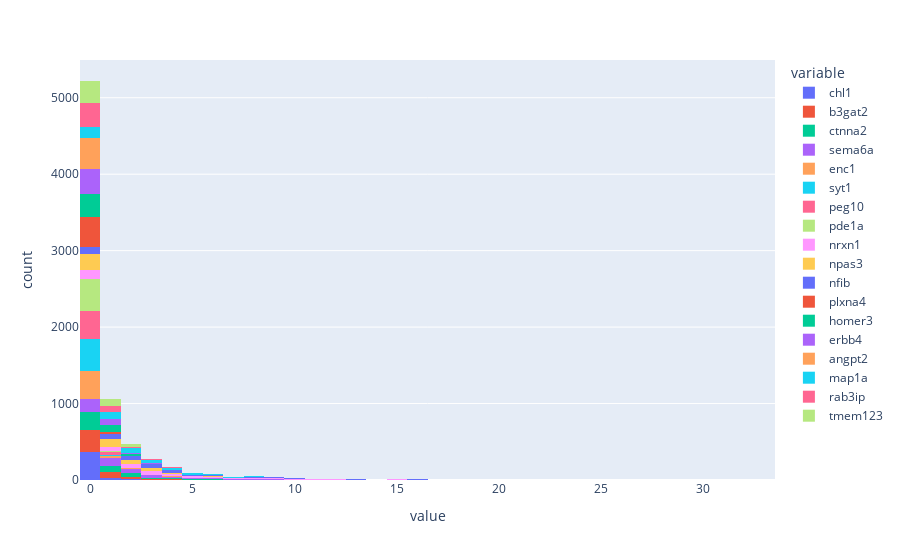

Notebook source saved alongside this figure:
### Code cell
px.histogram(df[t], barmode='stack')

### Figure 1 — Plotly figure (JSON) as saved in the notebook; plotly's stock layout.template omitted (floating-point values rounded to 4 significant figures; data arrays with more than 128 entries replaced by an {"elided": "..."} marker saying what was removed)
{"data": [{"alignmentgroup": "True", "bingroup": "x", "hovertemplate": "variable=chl1<br>value=%{x}<br>count=%{y}<extra></extra>", "legendgroup": "chl1", "marker": {"color": "#636efa", "pattern": {"shape": ""}}, "name": "chl1", "offsetgroup": "chl1", "orientation": "v", "showlegend": true, "type": "histogram", "x": {"elided": "423 int values"}, "xaxis": "x", "yaxis": "y"}, {"alignmentgroup": "True", "bingroup": "x", "hovertemplate": "variable=b3gat2<br>value=%{x}<br>count=%{y}<extra></extra>", "legendgroup": "b3gat2", "marker": {"color": "#EF553B", "pattern": {"shape": ""}}, "name": "b3gat2", "offsetgroup": "b3gat2", "orientation": "v", "showlegend": true, "type": "histogram", "x": {"elided": "423 int values"}, "xaxis": "x", "yaxis": "y"}, {"alignmentgroup": "True", "bingroup": "x", "hovertemplate": "variable=ctnna2<br>value=%{x}<br>count=%{y}<extra></extra>", "legendgroup": "ctnna2", "marker": {"color": "#00cc96", "pattern": {"shape": ""}}, "name": "ctnna2", "offsetgroup": "ctnna2", "orientation": "v", "showlegend": true, "type": "histogram", "x": {"elided": "423 int values"}, "xaxis": "x", "yaxis": "y"}, {"alignmentgroup": "True", "bingroup": "x", "hovertemplate": "variable=sema6a<br>value=%{x}<br>count=%{y}<extra></extra>", "legendgroup": "sema6a", "marker": {"color": "#ab63fa", "pattern": {"shape": ""}}, "name": "sema6a", "offsetgroup": "sema6a", "orientation": "v", "showlegend": true, "type": "histogram", "x": {"elided": "423 int values"}, "xaxis": "x", "yaxis": "y"}, {"alignmentgroup": "True", "bingroup": "x", "hovertemplate": "variable=enc1<br>value=%{x}<br>count=%{y}<extra></extra>", "legendgroup": "enc1", "marker": {"color": "#FFA15A", "pattern": {"shape": ""}}, "name": "enc1", "offsetgroup": "enc1", "orientation": "v", "showlegend": true, "type": "histogram", "x": {"elided": "423 int values"}, "xaxis": "x", "yaxis": "y"}, {"alignmentgroup": "True", "bingroup": "x", "hovertemplate": "variable=syt1<br>value=%{x}<br>count=%{y}<extra></extra>", "legendgroup": "syt1", "marker": {"color": "#19d3f3", "pattern": {"shape": ""}}, "name": "syt1", "offsetgroup": "syt1", "orientation": "v", "showlegend": true, "type": "histogram", "x": {"elided": "423 int values"}, "xaxis": "x", "yaxis": "y"}, {"alignmentgroup": "True", "bingroup": "x", "hovertemplate": "variable=peg10<br>value=%{x}<br>count=%{y}<extra></extra>", "legendgroup": "peg10", "marker": {"color": "#FF6692", "pattern": {"shape": ""}}, "name": "peg10", "offsetgroup": "peg10", "orientation": "v", "showlegend": true, "type": "histogram", "x": {"elided": "423 int values"}, "xaxis": "x", "yaxis": "y"}, {"alignmentgroup": "True", "bingroup": "x", "hovertemplate": "variable=pde1a<br>value=%{x}<br>count=%{y}<extra></extra>", "legendgroup": "pde1a", "marker": {"color": "#B6E880", "pattern": {"shape": ""}}, "name": "pde1a", "offsetgroup": "pde1a", "orientation": "v", "showlegend": true, "type": "histogram", "x": {"elided": "423 int values"}, "xaxis": "x", "yaxis": "y"}, {"alignmentgroup": "True", "bingroup": "x", "hovertemplate": "variable=nrxn1<br>value=%{x}<br>count=%{y}<extra></extra>", "legendgroup": "nrxn1", "marker": {"color": "#FF97FF", "pattern": {"shape": ""}}, "name": "nrxn1", "offsetgroup": "nrxn1", "orientation": "v", "showlegend": true, "type": "histogram", "x": {"elided": "423 int values"}, "xaxis": "x", "yaxis": "y"}, {"alignmentgroup": "True", "bingroup": "x", "hovertemplate": "variable=npas3<br>value=%{x}<br>count=%{y}<extra></extra>", "legendgroup": "npas3", "marker": {"color": "#FECB52", "pattern": {"shape": ""}}, "name": "npas3", "offsetgroup": "npas3", "orientation": "v", "showlegend": true, "type": "histogram", "x": {"elided": "423 int values"}, "xaxis": "x", "yaxis": "y"}, {"alignmentgroup": "True", "bingroup": "x", "hovertemplate": "variable=nfib<br>value=%{x}<br>count=%{y}<extra></extra>", "legendgroup": "nfib", "marker": {"color": "#636efa", "pattern": {"shape": ""}}, "name": "nfib", "offsetgroup": "nfib", "orientation": "v", "showlegend": true, "type": "histogram", "x": {"elided": "423 int values"}, "xaxis": "x", "yaxis": "y"}, {"alignmentgroup": "True", "bingroup": "x", "hovertemplate": "variable=plxna4<br>value=%{x}<br>count=%{y}<extra></extra>", "legendgroup": "plxna4", "marker": {"color": "#EF553B", "pattern": {"shape": ""}}, "name": "plxna4", "offsetgroup": "plxna4", "orientation": "v", "showlegend": true, "type": "histogram", "x": {"elided": "423 int values"}, "xaxis": "x", "yaxis": "y"}, {"alignmentgroup": "True", "bingroup": "x", "hovertemplate": "variable=homer3<br>value=%{x}<br>count=%{y}<extra></extra>", "legendgroup": "homer3", "marker": {"color": "#00cc96", "pattern": {"shape": ""}}, "name": "homer3", "offsetgroup": "homer3", "orientation": "v", "showlegend": true, "type": "histogram", "x": {"elided": "423 int values"}, "xaxis": "x", "yaxis": "y"}, {"alignmentgroup": "True", "bingroup": "x", "hovertemplate": "variable=erbb4<br>value=%{x}<br>count=%{y}<extra></extra>", "legendgroup": "erbb4", "marker": {"color": "#ab63fa", "pattern": {"shape": ""}}, "name": "erbb4", "offsetgroup": "erbb4", "orientation": "v", "showlegend": true, "type": "histogram", "x": {"elided": "423 int values"}, "xaxis": "x", "yaxis": "y"}, {"alignmentgroup": "True", "bingroup": "x", "hovertemplate": "variable=angpt2<br>value=%{x}<br>count=%{y}<extra></extra>", "legendgroup": "angpt2", "marker": {"color": "#FFA15A", "pattern": {"shape": ""}}, "name": "angpt2", "offsetgroup": "angpt2", "orientation": "v", "showlegend": true, "type": "histogram", "x": {"elided": "423 int values"}, "xaxis": "x", "yaxis": "y"}, {"alignmentgroup": "True", "bingroup": "x", "hovertemplate": "variable=map1a<br>value=%{x}<br>count=%{y}<extra></extra>", "legendgroup": "map1a", "marker": {"color": "#19d3f3", "pattern": {"shape": ""}}, "name": "map1a", "offsetgroup": "map1a", "orientation": "v", "showlegend": true, "type": "histogram", "x": {"elided": "423 int values"}, "xaxis": "x", "yaxis": "y"}, {"alignmentgroup": "True", "bingroup": "x", "hovertemplate": "variable=rab3ip<br>value=%{x}<br>count=%{y}<extra></extra>", "legendgroup": "rab3ip", "marker": {"color": "#FF6692", "pattern": {"shape": ""}}, "name": "rab3ip", "offsetgroup": "rab3ip", "orientation": "v", "showlegend": true, "type": "histogram", "x": {"elided": "423 int values"}, "xaxis": "x", "yaxis": "y"}, {"alignmentgroup": "True", "bingroup": "x", "hovertemplate": "variable=tmem123<br>value=%{x}<br>count=%{y}<extra></extra>", "legendgroup": "tmem123", "marker": {"color": "#B6E880", "pattern": {"shape": ""}}, "name": "tmem123", "offsetgroup": "tmem123", "orientation": "v", "showlegend": true, "type": "histogram", "x": {"elided": "423 int values"}, "xaxis": "x", "yaxis": "y"}], "layout": {"barmode": "stack", "legend": {"title": {"text": "variable"}, "tracegroupgap": 0}, "margin": {"t": 60}, "xaxis": {"anchor": "y", "domain": [0, 1], "title": {"text": "value"}}, "yaxis": {"anchor": "x", "domain": [0, 1], "title": {"text": "count"}}}}
